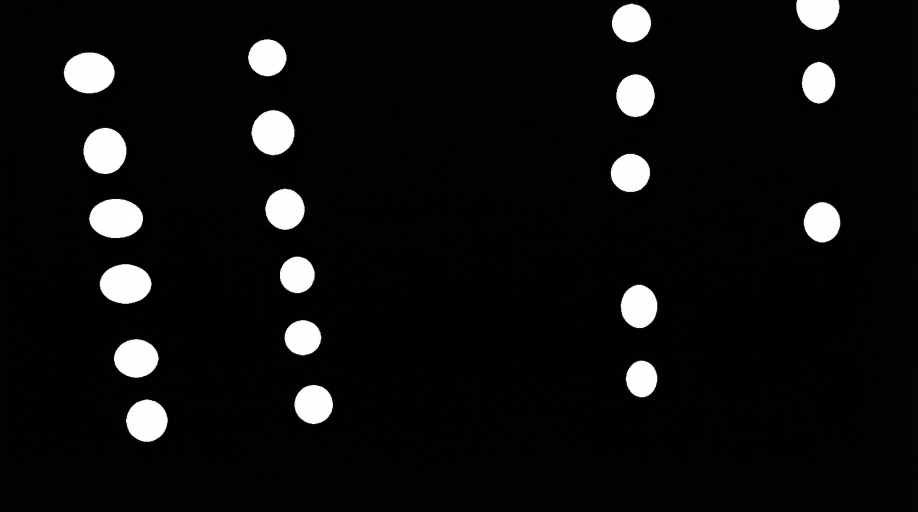
#> input picture mask.png, 2752 x 1536 px (shown at 1/3 size)
$ python realtime_red_tuner.py
#> lines starting #> are read from the running program, lines starting #| are printed output that depends on the picture; after the words box and inside, x2 and y2 are one past the last pixel; in counts of white or black regions, pixels touching at a corner belong together
#!/usr/bin/env python3
"""
实时红色检测调参工具
可以动态调整HSV参数来找到最佳的红色检测范围
"""

import cv2
import numpy as np
import os

class RealtimeRedTuner:
    """实时红色检测调参器"""

    def __init__(self, mask_file: str = "mask.png"):
        self.mask_file = mask_file
        self.mask_image = None
        self.light_points_template = []

        # 初始HSV参数
        self.h_min1 = 0
        self.h_max1 = 25
        self.s_min1 = 30
        self.s_max1 = 255
        self.v_min1 = 30
        self.v_max1 = 255

        self.h_min2 = 155
        self.h_max2 = 180
        self.s_min2 = 30
        self.s_max2 = 255
        self.v_min2 = 30
        self.v_max2 = 255

        self._load_mask()

    def _load_mask(self):
        """加载mask图片"""
        if os.path.exists(self.mask_file):
            mask_img = cv2.imread(self.mask_file, cv2.IMREAD_GRAYSCALE)
#> mask_img: shape (1536, 2752); min 0, max 255, mean 14.9
            if mask_img is not None:
                # 缩放到1080p
                target_width, target_height = 1920, 1080
                if mask_img.shape != (target_height, target_width):
                    mask_img = cv2.resize(mask_img, (target_width, target_height), interpolation=cv2.INTER_NEAREST)
#> mask_img: shape (1080, 1920)

                self.mask_image = mask_img

                # 识别光点
                binary_mask = (mask_img > 200).astype(np.uint8) * 255
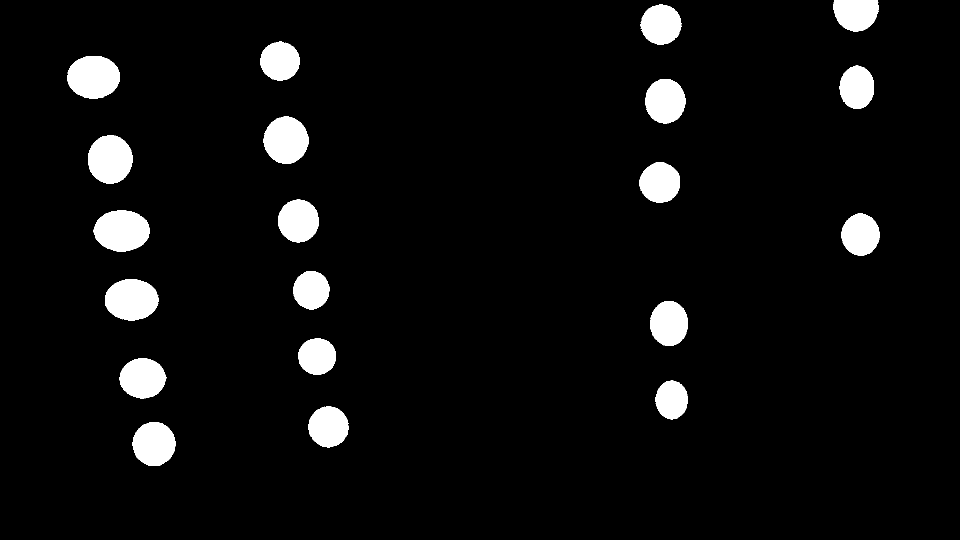
#> binary_mask: shape (1080, 1920) (shown at 1/2 size); 5.3% white; 20 white regions
                contours, _ = cv2.findContours(binary_mask, cv2.RETR_EXTERNAL, cv2.CHAIN_APPROX_SIMPLE)
#> contours = 20 contours; largest, box (x1, y1, x2, y2) and area: (187, 420, 300, 503) 7087, (134, 112, 240, 197) 6958, (210, 558, 317, 641) 6801, (176, 270, 265, 368) 6642, (527, 233, 617, 327) 6388

                self.light_points_template = []
                for i, contour in enumerate(contours):
                    area = cv2.contourArea(contour)
                    if area >= 10:
                        self.light_points_template.append((i, contour))
#> this loop made 20 passes
#> area on passes 1 to 12: 5772.5, 4968.5, 3784, 5650, 4237.5, 5237.5, 6801, 4210.5, 4849.5, 7087, 5319, 4985.5
#> after the loop, self.light_points_template = 20 items

                print(f"[INFO] 加载mask成功，识别到 {len(self.light_points_template)} 个光点")
#| [INFO] 加载mask成功，识别到 20 个光点
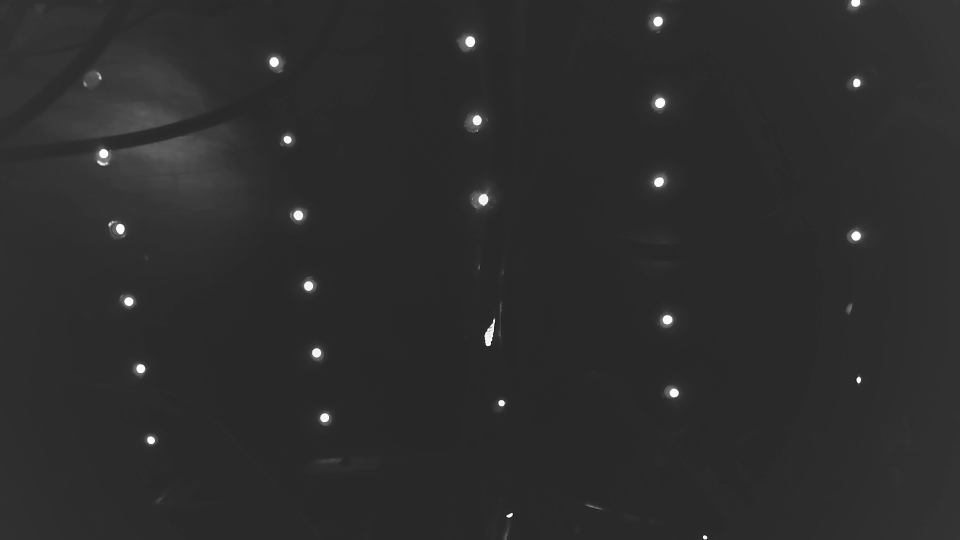
#> input picture quick_test_cam0_DirectShow_exp-6.jpg, 1920 x 1080 px, given in place of the camera (shown at 1/2 size)
#> in run_tuner, frame is the input picture: shape (1080, 1920, 3); min 3, max 255, mean 44.6
            else:
                print(f"[WARNING] 无法读取mask文件: {self.mask_file}")
        else:
            print(f"[WARNING] Mask文件不存在: {self.mask_file}")

    def create_trackbars(self):
        """创建调参滑动条"""
        cv2.namedWindow('Red Tuner Controls', cv2.WINDOW_NORMAL)
        cv2.resizeWindow('Red Tuner Controls', 400, 600)

        # 范围1的滑动条
        cv2.createTrackbar('H1_Min', 'Red Tuner Controls', self.h_min1, 179, lambda x: setattr(self, 'h_min1', x))
        cv2.createTrackbar('H1_Max', 'Red Tuner Controls', self.h_max1, 179, lambda x: setattr(self, 'h_max1', x))
        cv2.createTrackbar('S1_Min', 'Red Tuner Controls', self.s_min1, 255, lambda x: setattr(self, 's_min1', x))
        cv2.createTrackbar('S1_Max', 'Red Tuner Controls', self.s_max1, 255, lambda x: setattr(self, 's_max1', x))
        cv2.createTrackbar('V1_Min', 'Red Tuner Controls', self.v_min1, 255, lambda x: setattr(self, 'v_min1', x))
        cv2.createTrackbar('V1_Max', 'Red Tuner Controls', self.v_max1, 255, lambda x: setattr(self, 'v_max1', x))

        # 范围2的滑动条
        cv2.createTrackbar('H2_Min', 'Red Tuner Controls', self.h_min2, 179, lambda x: setattr(self, 'h_min2', x))
        cv2.createTrackbar('H2_Max', 'Red Tuner Controls', self.h_max2, 179, lambda x: setattr(self, 'h_max2', x))
        cv2.createTrackbar('S2_Min', 'Red Tuner Controls', self.s_min2, 255, lambda x: setattr(self, 's_min2', x))
        cv2.createTrackbar('S2_Max', 'Red Tuner Controls', self.s_max2, 255, lambda x: setattr(self, 's_max2', x))
        cv2.createTrackbar('V2_Min', 'Red Tuner Controls', self.v_min2, 255, lambda x: setattr(self, 'v_min2', x))
        cv2.createTrackbar('V2_Max', 'Red Tuner Controls', self.v_max2, 255, lambda x: setattr(self, 'v_max2', x))

    def detect_red_in_light_points(self, frame):
        """在光点区域检测红色"""
        if not self.light_points_template:
            return 0, []

        hsv = cv2.cvtColor(frame, cv2.COLOR_BGR2HSV)
#> hsv: shape (1080, 1920, 3); mean H, S, V 0, 0, 44.6

        # 创建红色mask
        lower1 = np.array([self.h_min1, self.s_min1, self.v_min1])
        upper1 = np.array([self.h_max1, self.s_max1, self.v_max1])
        lower2 = np.array([self.h_min2, self.s_min2, self.v_min2])
        upper2 = np.array([self.h_max2, self.s_max2, self.v_max2])

        mask1 = cv2.inRange(hsv, lower1, upper1)
#> mask1: shape (1080, 1920); every value is 0
        mask2 = cv2.inRange(hsv, lower2, upper2)
        red_mask = mask1 + mask2

        red_light_count = 0
        red_light_ids = []

        for light_id, contour in self.light_points_template:
            # 创建光点区域mask
            point_mask = np.zeros(frame.shape[:2], dtype=np.uint8)
            cv2.fillPoly(point_mask, [contour], 255)

            # 计算光点区域内的红色像素
            combined_mask = cv2.bitwise_and(red_mask, point_mask)
            red_pixels = np.sum(combined_mask > 0)
            total_pixels = np.sum(point_mask > 0)

            if total_pixels > 0:
                red_ratio = red_pixels / total_pixels
                if red_ratio > 0.1:  # 10%阈值
                    red_light_count += 1
                    red_light_ids.append(light_id)
#> this loop made 20 passes
#> total_pixels on passes 1 to 12: 5904, 5089, 3891, 5777, 4348, 5362, 6943, 4321, 4969, 7233, 5441, 5105
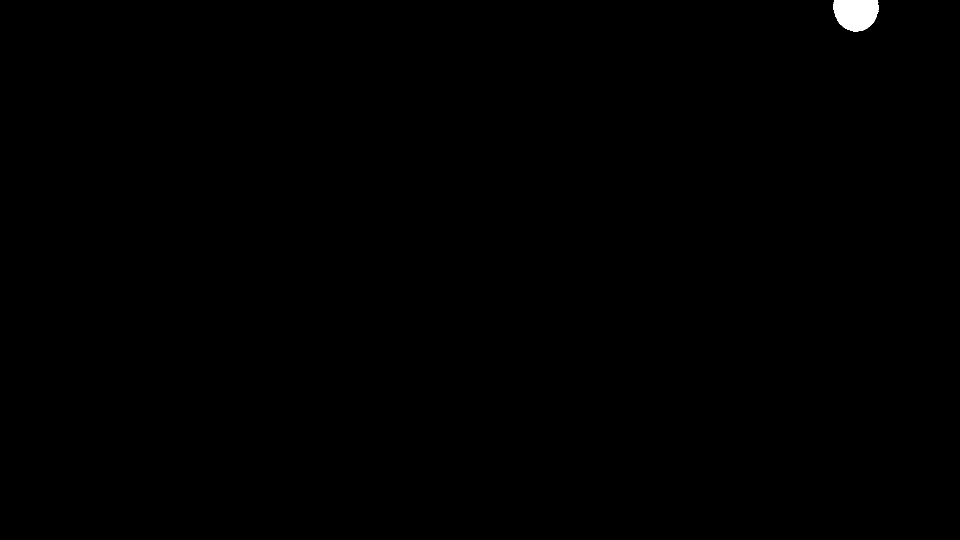
#> point_mask: shape (1080, 1920) (shown at 1/2 size); 0.23% white; 1 white region, box (x1, y1, x2, y2) and area: (1667, 0, 1757, 64) 4675
#> after the loop, red_light_count = 0; red_light_ids = []

        return red_light_count, red_light_ids

    def run_tuner(self):
        """运行调参器"""
        print("=== 实时红色检测调参工具 ===")
        print("使用滑动条调整HSV参数")
        print("控制说明:")
        print("  S - 保存当前参数到config.yaml")
        print("  R - 重置参数到默认值")
        print("  Q - 退出")
        print()

        # 初始化摄像头
        cap = cv2.VideoCapture(0, cv2.CAP_DSHOW)
        if not cap.isOpened():
            print("[ERROR] 无法打开摄像头")
            return False

        # 配置摄像头
        cap.set(cv2.CAP_PROP_FRAME_WIDTH, 640)
        cap.set(cv2.CAP_PROP_FRAME_HEIGHT, 480)
        cap.set(cv2.CAP_PROP_AUTO_EXPOSURE, 0.25)
        cap.set(cv2.CAP_PROP_EXPOSURE, -5)

        # 创建窗口和滑动条
        cv2.namedWindow('Camera Feed', cv2.WINDOW_NORMAL)
        cv2.resizeWindow('Camera Feed', 960, 540)

        cv2.namedWindow('Red Detection', cv2.WINDOW_NORMAL)
        cv2.resizeWindow('Red Detection', 960, 540)

        self.create_trackbars()

        print("[INFO] 摄像头和界面初始化完成")

        try:
            while True:
                ret, frame = cap.read()
                if not ret:
                    continue

                # 检测红色光点
                red_count, red_ids = self.detect_red_in_light_points(frame)
#> red_count = 0; red_ids = []

                # 创建显示图像
                display_frame = frame.copy()

                # 如果有mask，应用mask
                if self.mask_image is not None:
                    # 将非mask区域变暗
                    black_mask = self.mask_image <= 200
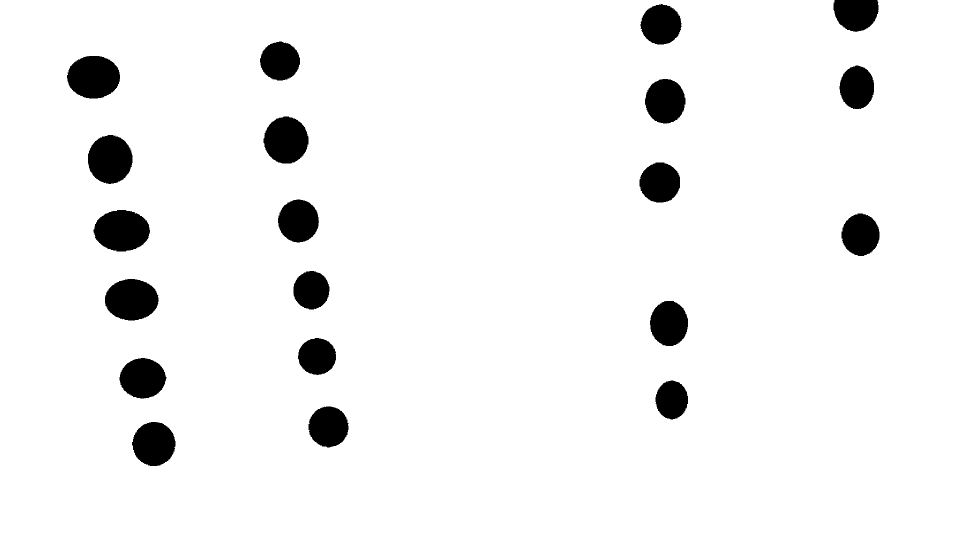
#> black_mask: shape (1080, 1920) bool (shown at 1/2 size); 94.7% white; 20 black regions, largest, box (x1, y1, x2, y2) and area: (187, 420, 300, 503) 7233, (134, 112, 240, 197) 7100, (210, 558, 317, 641) 6943
                    display_frame[black_mask] = display_frame[black_mask] // 3

                    # 绘制光点轮廓
                    for light_id, contour in self.light_points_template:
                        color = (0, 0, 255) if light_id in red_ids else (128, 128, 128)
                        cv2.drawContours(display_frame, [contour], -1, color, 2)

                        # 添加光点ID
                        M = cv2.moments(contour)
                        if M["m00"] != 0:
                            center_x = int(M["m10"] / M["m00"])
                            center_y = int(M["m01"] / M["m00"])
                            cv2.putText(display_frame, str(light_id), (center_x-10, center_y+5),
                                       cv2.FONT_HERSHEY_SIMPLEX, 0.6, (255, 255, 255), 2)
#> this loop made 20 passes
#> (center_x, center_y) on passes 1 to 12: (307, 887), (656, 853), (1343, 799), (285, 756), (633, 712), (1337, 646), (262, 599), (622, 579), (1720, 469), (243, 461), (596, 441), (1319, 364)
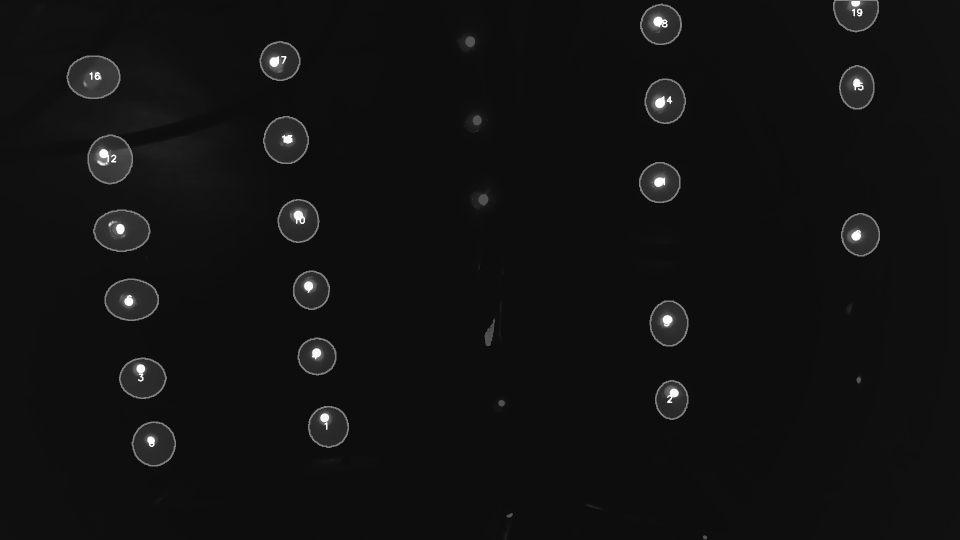
#> display_frame: shape (1080, 1920, 3) (shown at 1/2 size); min 1, max 255, mean 17.6

                # 添加信息文本
                cv2.putText(display_frame, f"Red Light Points: {red_count}/{len(self.light_points_template)}",
                           (10, 30), cv2.FONT_HERSHEY_SIMPLEX, 1, (0, 255, 0), 2)
#> display_frame: shape (1080, 1920, 3); 0.12% of pixels changed, all inside (x1, y1, x2, y2) = (13, 4, 378, 39)

                if red_ids:
                    cv2.putText(display_frame, f"Red IDs: {red_ids}",
                               (10, 70), cv2.FONT_HERSHEY_SIMPLEX, 0.7, (0, 255, 0), 2)

                # 显示当前参数
                param_text = f"Range1: H({self.h_min1}-{self.h_max1}) S({self.s_min1}-{self.s_max1}) V({self.v_min1}-{self.v_max1})"
                cv2.putText(display_frame, param_text, (10, 110), cv2.FONT_HERSHEY_SIMPLEX, 0.5, (255, 255, 255), 1)
#> display_frame: shape (1080, 1920, 3); mean B, G, R 17.6, 17.9, 17.6

                param_text2 = f"Range2: H({self.h_min2}-{self.h_max2}) S({self.s_min2}-{self.s_max2}) V({self.v_min2}-{self.v_max2})"
                cv2.putText(display_frame, param_text2, (10, 130), cv2.FONT_HERSHEY_SIMPLEX, 0.5, (255, 255, 255), 1)
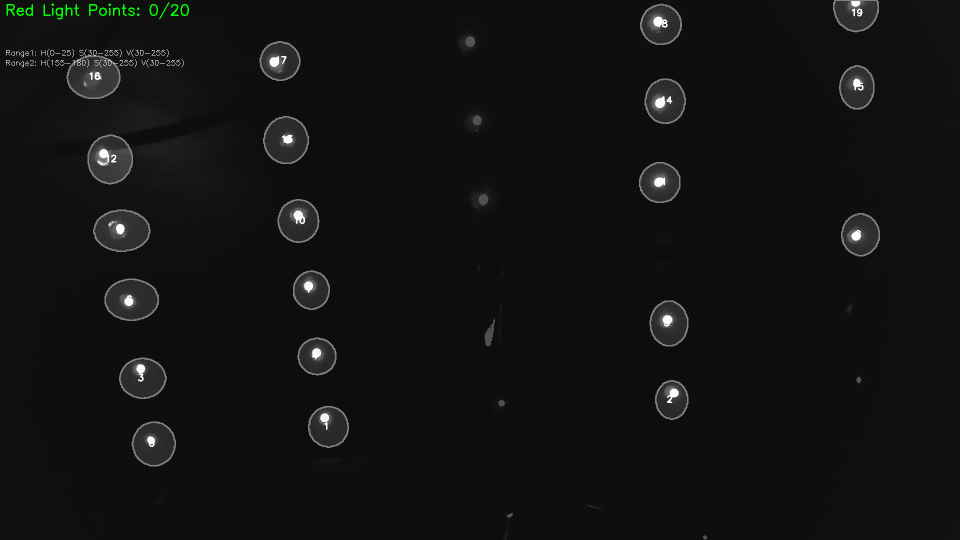
#> display_frame: shape (1080, 1920, 3) (shown at 1/2 size); mean B, G, R 17.7, 18, 17.7

                # 显示图像
                display_resized = cv2.resize(display_frame, (960, 540))
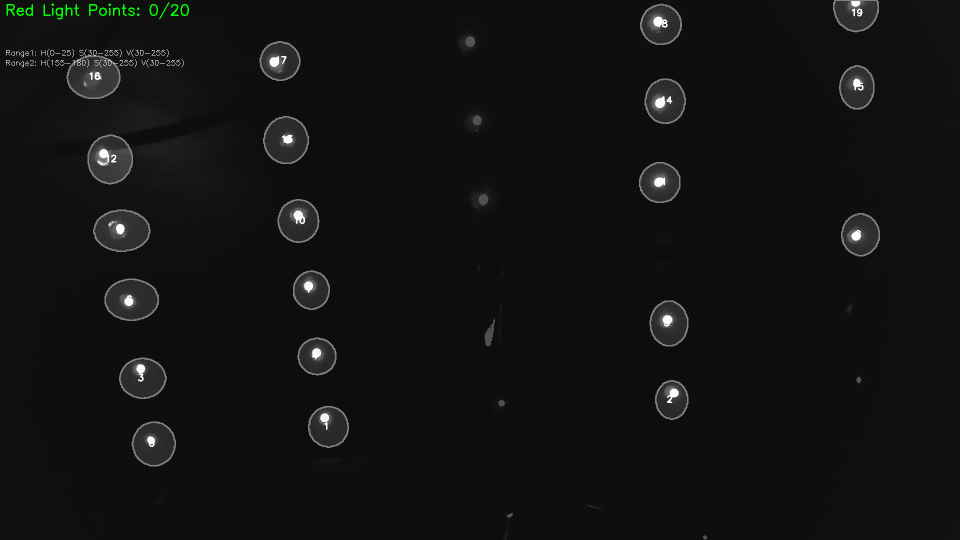
#> display_resized: shape (540, 960, 3); mean B, G, R 17.7, 18, 17.7
                cv2.imshow('Camera Feed', display_resized)

                # 创建红色检测结果图像
                hsv = cv2.cvtColor(frame, cv2.COLOR_BGR2HSV)
                lower1 = np.array([self.h_min1, self.s_min1, self.v_min1])
                upper1 = np.array([self.h_max1, self.s_max1, self.v_max1])
                lower2 = np.array([self.h_min2, self.s_min2, self.v_min2])
                upper2 = np.array([self.h_max2, self.s_max2, self.v_max2])

                mask1 = cv2.inRange(hsv, lower1, upper1)
                mask2 = cv2.inRange(hsv, lower2, upper2)
                red_mask = mask1 + mask2

                red_result = cv2.bitwise_and(frame, frame, mask=red_mask)
#> red_result: shape (1080, 1920, 3); every value is 0
                red_result_resized = cv2.resize(red_result, (960, 540))
#> red_result_resized: shape (540, 960, 3); every value is 0
                cv2.imshow('Red Detection', red_result_resized)

                key = cv2.waitKey(1) & 0xFF
#> (key q is pressed here)
                if key == ord('q') or key == 27:
                    break
                elif key == ord('s'):
                    self.save_parameters()
                elif key == ord('r'):
                    self.reset_parameters()

        except KeyboardInterrupt:
            print("\n[INFO] 用户中断")

        finally:
            cap.release()
            cv2.destroyAllWindows()

        return True

    # [50 lines left out: functions save_parameters, reset_parameters, not called in this run]

def main():
    """主函数"""
    try:
        tuner = RealtimeRedTuner()
        tuner.run_tuner()
        return 0

    except Exception as e:
        print(f"[ERROR] 程序错误: {e}")
        return 1

if __name__ == "__main__":
    import sys
    sys.exit(main())
#> (the program exits here)
